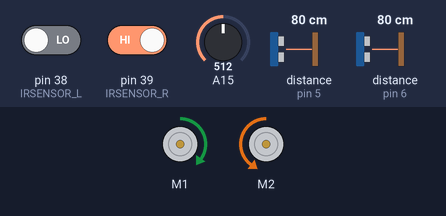
Bench run of a sketch on a simulated Arduino Mega 2560, built with avr-gcc and run on an emulated ATmega2560. Parts: 2 × DC motor (green arrow = forward, orange = backward, longer = faster). The test bench sets the inputs (shaded band); at power-on: pin 39 (IRSENSOR_R) HIGH, distance to the obstacle (sensors on pin 5, pin 6) 80 cm, pin 38 (IRSENSOR_L) LOW, A15 = 512. The echo pulse lasts 58.3 µs per cm.

Above: at 1.2 s.
1.3 s: pin 39 (IRSENSOR_R) driven LOW
At 1.7 s:
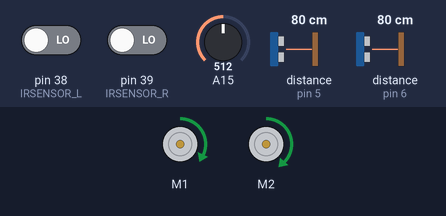
2.8 s: distance to the obstacle (sensor on pin 5) set to 23 cm
4.3 s: distance to the obstacle (sensor on pin 5) set to 18 cm
At 5.5 s:
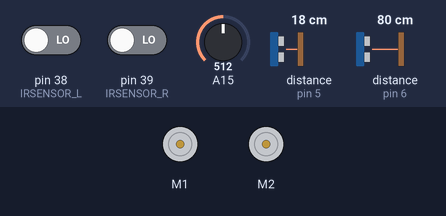
7.3 s: pin 38 (IRSENSOR_L) driven HIGH
At 9.9 s:
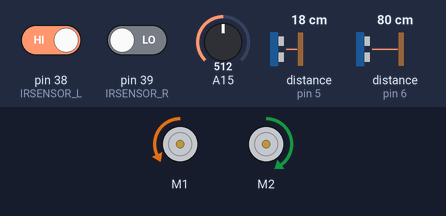
10.3 s: pin 38 (IRSENSOR_L) driven LOW
At 13.0 s:
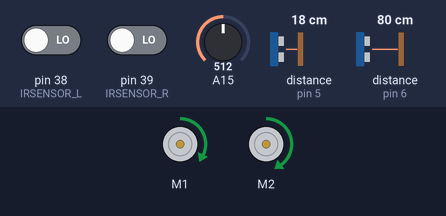
13.3 s: pin 39 (IRSENSOR_R) driven HIGH
At 15.6 s:
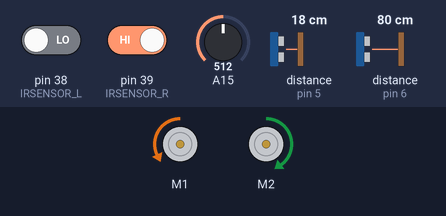
Timing chart, 0 to 17.1 s (numbered marks = the images above; inputs shaded):
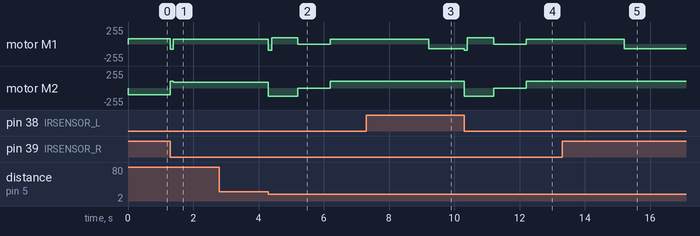

The sketch:

Try_for_IR.ino
```cpp
// the setup routine runs once when you press reset:
#include <AFMotor.h>

#define PHOTOCELL A15
#define IRSENSOR_L 38
#define IRSENSOR_R 39
#define R_COUNTER_1 18
#define L_COUNTER_1 19
#define FRONT_SONAR 5
#define RIGHT_SONAR 6

int front;
int right;
float fLim = 20;
float rLim = 25;

AF_DCMotor motorR(1);
AF_DCMotor motorL(2);


void setup() {
  // initialize serial communication at 9600 bits per second:

  Serial.begin(115200);
  pinMode(R_COUNTER_1, INPUT);
  pinMode(L_COUNTER_1, INPUT);
  //pinMode(PHOTOCELL, INPUT);
  pinMode(IRSENSOR_L, INPUT);
  pinMode(IRSENSOR_R, INPUT);
  pinMode(1, OUTPUT);
  motorR.setSpeed(80);
  motorL.setSpeed(100);

}


long get_rCm() {

  long duration, cm;

  pinMode(RIGHT_SONAR, OUTPUT);
  digitalWrite(RIGHT_SONAR, LOW);
  delayMicroseconds(2);
  digitalWrite(RIGHT_SONAR, HIGH);
  delayMicroseconds(5);
  digitalWrite(RIGHT_SONAR, LOW);

  pinMode(RIGHT_SONAR, INPUT);
  duration = pulseIn(RIGHT_SONAR, HIGH);

  return cm = duration / 29 / 2;

}

long get_fCm() {

  long duration, cm;

  pinMode(FRONT_SONAR, OUTPUT);
  digitalWrite(FRONT_SONAR, LOW);
  delayMicroseconds(2);
  digitalWrite(FRONT_SONAR, HIGH);
  delayMicroseconds(5);
  digitalWrite(FRONT_SONAR, LOW);

  pinMode(FRONT_SONAR, INPUT);
  duration = pulseIn(FRONT_SONAR, HIGH);

  return cm = duration / 29 / 2;

}

void avoidObstacle(){

      motorR.setSpeed(95);
      motorL.setSpeed(120);

      motorR.run(BACKWARD);
      motorL.run(BACKWARD);
      delay(100);
      motorL.run(BACKWARD);
      motorR.run(FORWARD);

      delay(800);

      motorR.run(RELEASE);
      motorL.run(RELEASE);
      delay(1000);

      motorR.setSpeed(70);
      motorL.setSpeed(100);
      motorR.run(FORWARD);
      motorL.run(FORWARD);
      delay(1000);

      while(get_rCm() <= rLim){

      }

      delay(2000);

      motorR.run(BACKWARD);
      motorL.run(FORWARD);

      while(!(digitalRead(IRSENSOR_L) == 0 && digitalRead(IRSENSOR_R) == 0)){

      }

      motorR.run(FORWARD);
      motorL.run(FORWARD);

}

void loop() {

  motorR.run(FORWARD);
  motorL.run(BACKWARD);

  int sensorValue = analogRead(A15);

  while(!(digitalRead(IRSENSOR_L) == 0 && digitalRead(IRSENSOR_R) == 0)){

  }

  motorR.run(BACKWARD);
  motorL.run(FORWARD);
  delay(80);

  motorR.run(FORWARD);

  digitalWrite(1, HIGH);

  while(1){
    if(digitalRead(IRSENSOR_L) != 0){
      motorL.setSpeed(150);
      motorR.setSpeed(80);
    }
    if(digitalRead(IRSENSOR_R) != 0){
      motorL.setSpeed(100);
      motorR.setSpeed(130);
    }

    if(digitalRead(IRSENSOR_R) == 0 && digitalRead(IRSENSOR_L) ==0 ){
      motorL.setSpeed(90);
      motorR.setSpeed(70);
    }


    if(get_fCm() <= fLim){
      avoidObstacle();
    }
    else delay(30);

    if(analogRead(A15) >= 620){
      motorR.run(RELEASE);
      motorL.run(RELEASE);
      while(1);
    }

  }

}
```

Measured:
- the behaviour switches between 21 and 20 cm on distance to the obstacle (sensor on pin 5) (found by bisection; images 1 and 2)
- after the input at 1.3 s, motor M1: forward 80/255 → backward 80/255 at once, → forward 70/255 0.08 s later; motor M2: backward 100/255 → forward 100/255 at once, → forward 90/255 0.08 s later
- after the input at 2.8 s, every drawn part: stays the same
- after the input at 4.3 s, motor M1: forward 70/255 → backward 95/255 at once, → forward 95/255 0.10 s later, → stopped 0.80 s later, → forward 70/255 1.0 s later; motor M2: forward 90/255 → backward 120/255 at once, → stopped 0.90 s later, → forward 100/255 1.0 s later
- after the input at 7.3 s, motor M2: stays forward 100/255 (without the input it goes to backward 120/255 after 1.9 s)
- after the input at 10.3 s, motor M1: backward 70/255 → backward 95/255 at once, → forward 95/255 0.10 s later, → stopped 0.80 s later, → forward 70/255 1.0 s later; motor M2: forward 100/255 → backward 120/255 at once, → stopped 0.90 s later, → forward 100/255 1.0 s later
- after the input at 13.3 s, motor M2: stays forward 100/255 (without the input it goes to backward 120/255 after 1.9 s)
